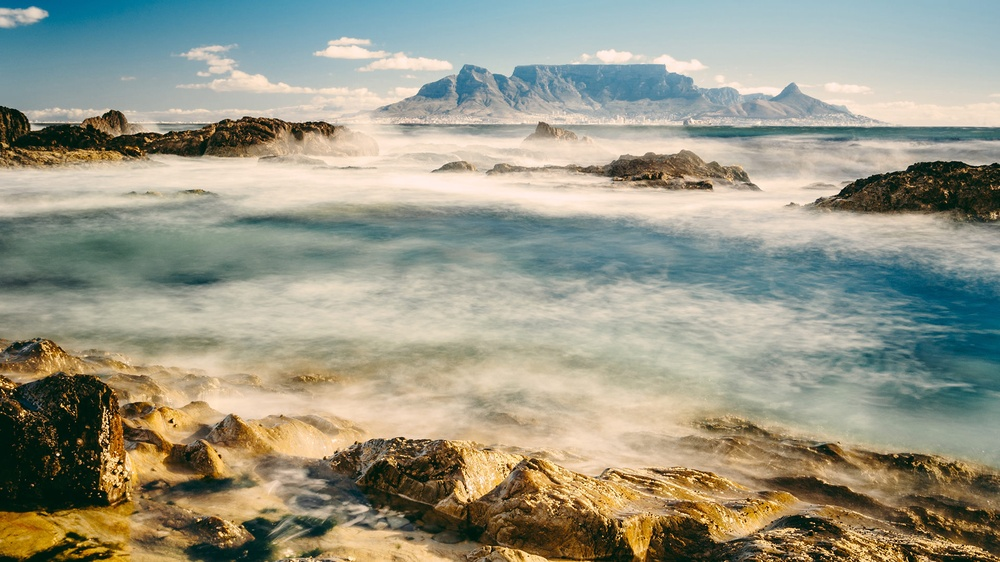
#> input picture data/designs/RE4wppO.jpg, 1000 x 562 px, shrunk from 1920 x 1080 before the run
$ python -i effects.py   (imports and definitions only)
#> lines starting #> are read from the running program, lines starting #| are printed output that depends on the picture
from typing import Tuple
import numpy as np
from PIL import Image, ImageFilter


def add_drop_shadow(fg_rgba: np.ndarray,
                    offset: Tuple[int, int] = (10, 10),
                    blur_radius: int = 12,
                    color: Tuple[int, int, int, int] = (0, 0, 0, 255),
                    opacity: float = 0.6) -> np.ndarray:
    """
    为前景图添加投影(软阴影)，返回叠加阴影后的RGBA。
    - offset: 阴影相对前景偏移
    - blur_radius: 阴影模糊程度
    - color: 阴影颜色(含Alpha)
    - opacity: 阴影不透明度(0-1)
    """
    fg = Image.fromarray(fg_rgba, mode="RGBA")
    w, h = fg.size

    # 构造阴影图: 使用前景Alpha作为形状掩码
    alpha = fg.split()[3]
    # 阴影颜色+Alpha(按opacity缩放)
    shadow_alpha = int(max(0, min(255, color[3] * opacity)))
    shadow_base = Image.new("RGBA", (w, h), (color[0], color[1], color[2], shadow_alpha))
    shadow = Image.new("RGBA", (w, h), (0, 0, 0, 0))
    shadow.paste(shadow_base, (0, 0), alpha)
    shadow = shadow.filter(ImageFilter.GaussianBlur(radius=blur_radius))

    # 组合到画布
    canvas = Image.new("RGBA", (w + abs(offset[0]), h + abs(offset[1])), (0, 0, 0, 0))
    ox = max(0, offset[0])
    oy = max(0, offset[1])
    canvas.paste(shadow, (ox, oy), shadow)
    canvas.paste(fg, (0, 0), fg)
    return np.array(canvas)


def apply_gaussian_blur_rgba(img_rgba: np.ndarray, radius: int = 3) -> np.ndarray:
    """对RGBA图像整体进行高斯模糊"""
    im = Image.fromarray(img_rgba, mode="RGBA")
    out = im.filter(ImageFilter.GaussianBlur(radius=radius))
    return np.array(out)


def to_grayscale_preserve_alpha(img_rgba: np.ndarray) -> np.ndarray:
    """转换为灰度并保留Alpha通道"""
    im = Image.fromarray(img_rgba, mode="RGBA")
    # 分离通道
    r, g, b, a = im.split()
    # 加权灰度: 0.299R + 0.587G + 0.114B
    rgb = Image.merge("RGB", (r, g, b))
    gray = rgb.convert("L")
    out = Image.merge("RGBA", (gray, gray, gray, a))
    return np.array(out)

>>> import cv2
>>> picture = cv2.imread('../data/designs/RE4wppO.jpg', cv2.IMREAD_GRAYSCALE)
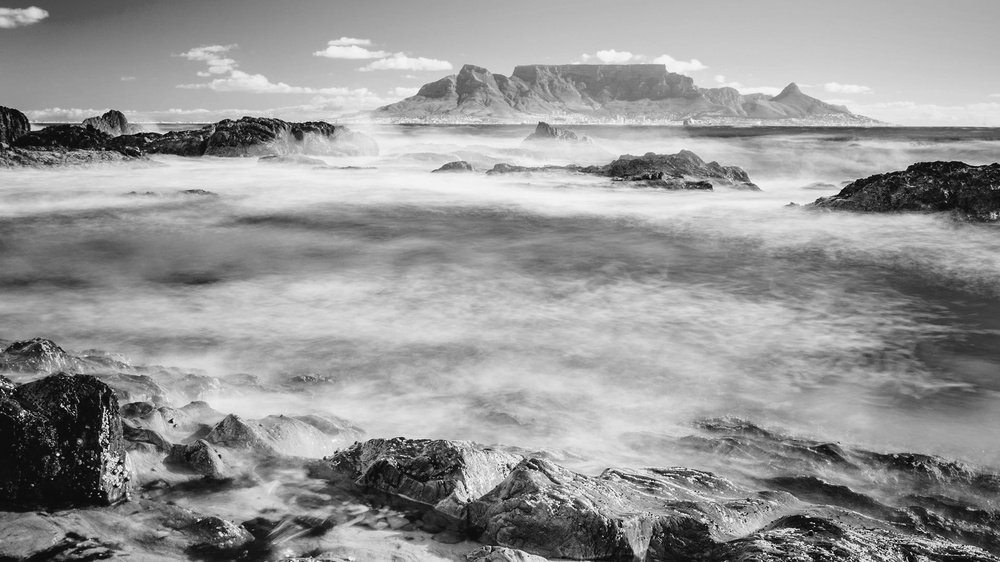
#> picture: shape (562, 1000); min 0, max 255, mean 150.2
#> (the run stopped early here; a loop or call above may not have finished)

$ run again, on data/designs/resized_image.jpg
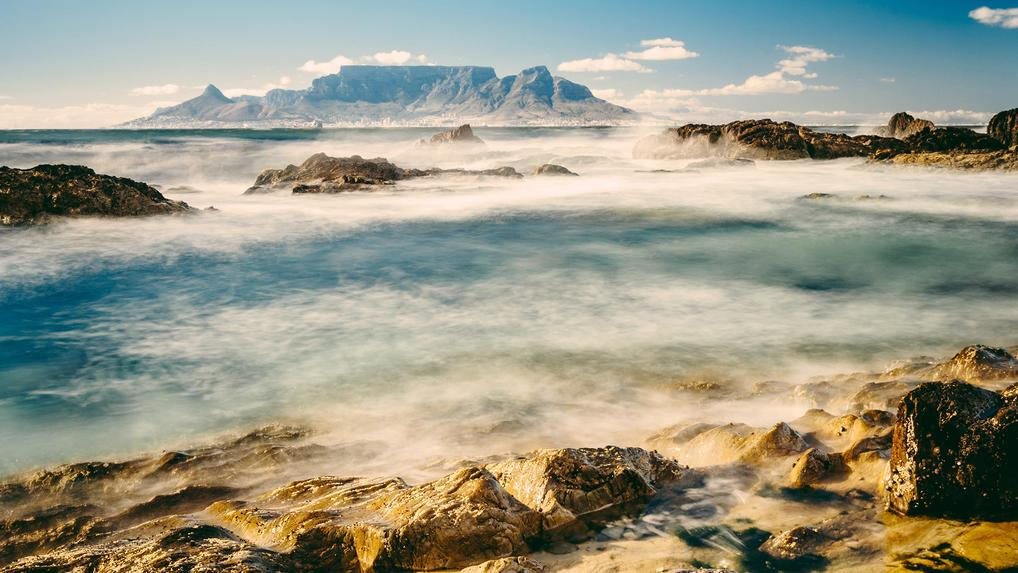
#> input picture data/designs/resized_image.jpg, 1018 x 573 px
#> `picture = cv2.imread('../data/designs/RE4wppO.jpg', cv2.IMREAD_GRAYSCA..`:
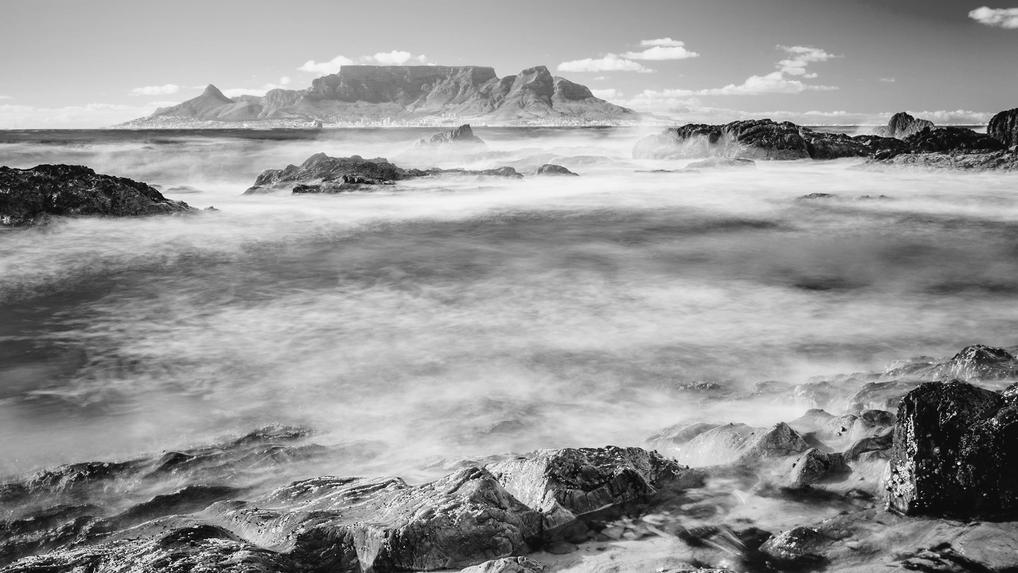
#> picture: shape (573, 1018); min 0, max 255, mean 150.2

$ run again, on data/designs/wos.jpg
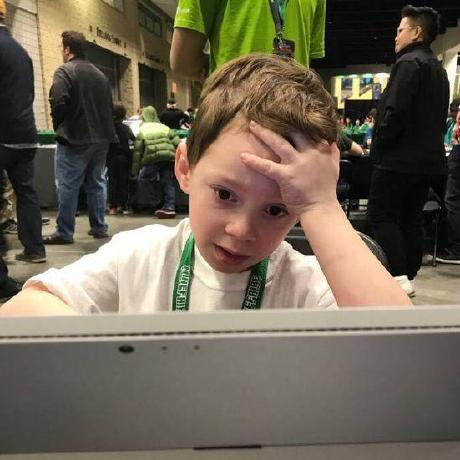
#> input picture data/designs/wos.jpg, 460 x 460 px
#> `picture = cv2.imread('../data/designs/RE4wppO.jpg', cv2.IMREAD_GRAYSCA..`:
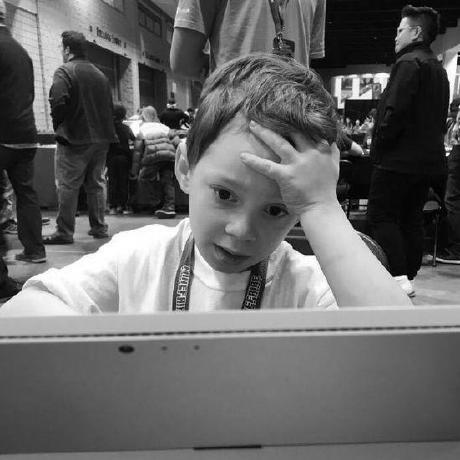
#> picture: shape (460, 460); min 0, max 255, mean 101.7

$ run again, on data/designs/休息.jpg
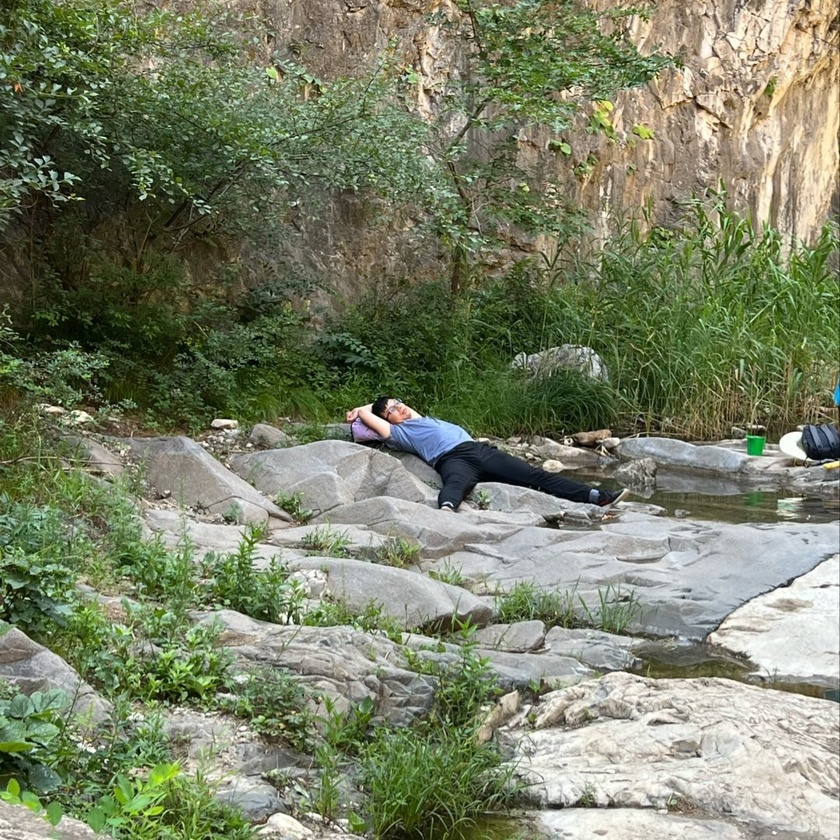
#> input picture data/designs/休息.jpg, 840 x 840 px, shrunk from 1080 x 1080 before the run
#> `picture = cv2.imread('../data/designs/RE4wppO.jpg', cv2.IMREAD_GRAYSCA..`:
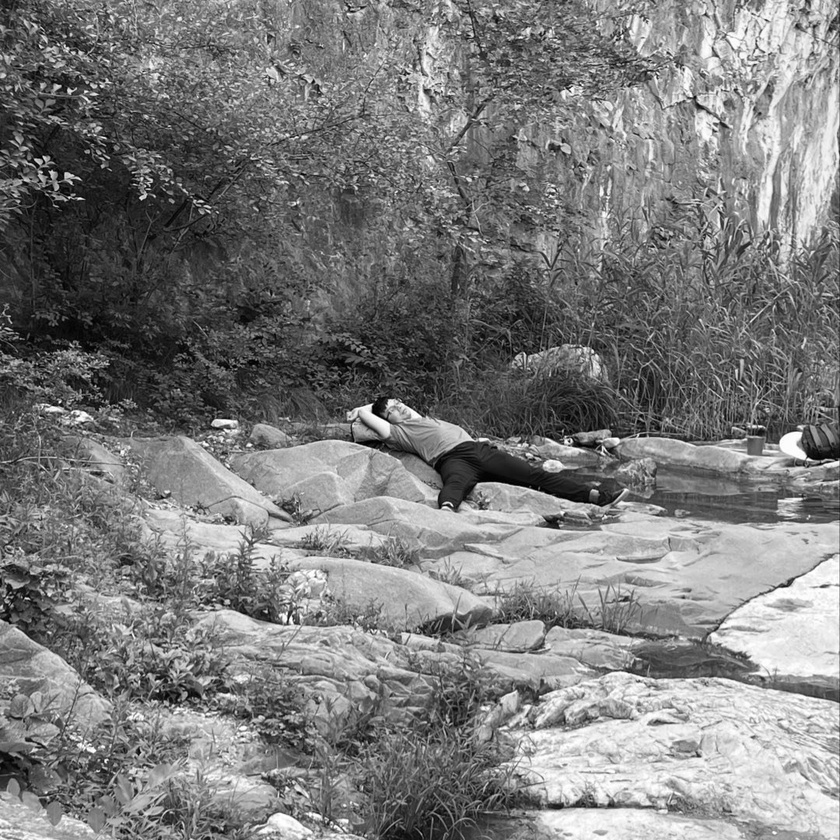
#> picture: shape (840, 840); min 0, max 255, mean 124
